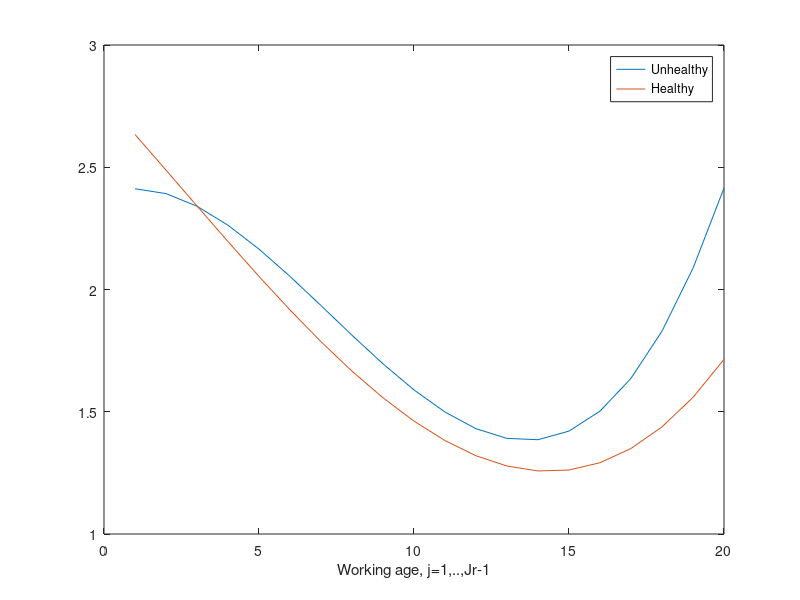

Source code (MATLAB): (Note: this script raises an error after producing the figure.)
%% Life-Cycle Model with health shocks
% TODO: 
% - Survival prob must depend on health state
% - Adjustment cost of effort with shock
% - Tax function and social transfers
clear,clc,close all,format long g
% Laptop
%myf = 'C:\Users\aledi\Documents\GitHub\VFIToolkit-matlab';
% Desktop
myf = 'C:\Users\aledi\OneDrive\Documents\GitHub\VFIToolkit-matlab';
addpath(genpath(myf))
% Add cpu-specific functions
%addpath('cpu')

%% How does VFI Toolkit think about this?
% Ordering of variables: (n,f,aprime,a,h,z)
% 2 Decision variables: n (labor supply) and f (health effort)
% 1 Endogenous state variable:           aprime, a (assets) 
% 1 Semi-exogenous shock:                h (health status)
% 1 Exogenous shock:                     z (labor productivity)
% Age:                                   j
% 4 Permanent types:                    
%   educ  = fixed education
%   beta  = fixed patience
%   theta = fixed productivity
%   eta   = fixed health type

%% Set parameters

% --- Demographics
start_age = 25;
last_age  = 100;
Params.J  = (last_age-start_age+1)/2; % =38, Number of period in life-cycle
Params.agej = 1:1:Params.J; % Is a vector of all the agej: 1,2,3,...,J
Params.Jr   = 21;
work_age    = (1:1:Params.Jr-1)'; % 1,2,..,Jr-1 where Jr-1 = last working age

% --- Grid sizes to use
n_d     = [3,10];   % Decision variables d1,d2: Labor choice (0,PT,FT), health effort
n_a     = 301;      % endogenous state: Asset holdings 
n_semiz = 3;        % Semi-exogenous state: Health status (0=unhealthy,1=healthy,2=dead)
n_z     = 5;        % Exogenous state: labor productivity shock
N_j     = Params.J; % Number of periods in finite horizon

% --- Remaining parameters
Params.r     = 1.04^2-1; % Net interest rate (one period = 2 years)
Params.kappa = 0.872;    % Shifter in utility of consumption (if h=0)
Params.sigma = 2;        % CRRA in utility of consumption
Params.b     = 13.11;    % Utility constant
Params.rho   = 0.975;    % Labor productivity autocorrelation
Params.sigx  = 0.0289;   % Labor productivity standard deviation
Params.omega = 0.359;    % Pension scale
Params.gamma = 1;        % Elasticity of labor supply
Params.psi   = 1.115;    % Elasticity in cost of health effort function
Params.csi0  = 0.00012;  % Adjustment cost effort (not used)
Params.csi1  = 0.145;    % Adjustment cost effort (not used)

% Tax function parameters (HSV or Benabou functional form)
Params.tau_s = 0.321;    % Level parameter (roughly, average tax rate)
Params.tau_p = 0.128;    % Progressivity parameter

% Discount factor
mu_beta          = 0.943;
delta_beta       = 0.0284;
Params.beta_low  = mu_beta-delta_beta;
Params.beta_high = mu_beta+delta_beta;

% Part time and full time hours
Params.n_pt = 0.5;
Params.n_ft = 1.0;
 
% Health technology (probability of being in good health in j+1)
Params.pi0     = -0.905;
Params.lambda1 = 0.693;
Params.delta   = 2.311;
Params.gamma1  = 0.238;
Params.gamma2  = 0.632;

%% Permanent types
% e,            educ:     low, high
% beta,         patience: low, high
% productivity, theta:    low, high
% eta,          health:   low, high
% 4 permanent types, each of them has 2 points --> in total, 2^4=16 types

Names_i = {'e0b0p0h0','e1b0p0h0','e0b1p0h0','e1b1p0h0',...
    'e0b0p1h0','e1b0p1h0','e0b1p1h0','e1b1p1h0',...
    'e0b0p0h1','e1b0p0h1','e0b1p0h1','e1b1p0h1',...
    'e0b0p1h1','e1b0p1h1','e0b1p1h1','e1b1p1h1'};

if numel(Names_i)~=16
    error('Number of PT must be equal to 16')
end

% Disutility of working shifter. It depends on age j and on health status (h=0,1)

% Healthy, h=1 
nu_h1_1  = 2.634;  % Age 1
nu_h1_8  = 1.666;  % Age 8   
nu_h1_13 = 1.278;  % Age 13
nu_h1_20 = 1.714;  % Age 20

Params.nu_h1 = spline([1;8;13;20],[nu_h1_1;nu_h1_8;nu_h1_13;nu_h1_20],work_age);
% Not relevant for age>=Jr, so we set arbitrary value of zero
Params.nu_h1 = [Params.nu_h1;zeros(Params.J-Params.Jr+1,1)];

% Unhealthy, h=0
nu_h0_1  = 2.412; % Age 1
nu_h0_8  = 1.813; % Age 8   
nu_h0_13 = 1.391; % Age 13
nu_h0_20 = 2.415; % Age 20

Params.nu_h0 = spline([1;8;13;20],[nu_h0_1;nu_h0_8;nu_h0_13;nu_h0_20],work_age);
Params.nu_h0 = [Params.nu_h0;zeros(Params.J-Params.Jr+1,1)];

figure
plot(work_age,Params.nu_h0(work_age))
hold on
plot(work_age,Params.nu_h1(work_age))
legend('Unhealthy','Healthy')
xlabel('Working age, j=1,..,Jr-1')
sgtitle('Health-dependent shifter for disutility of work')

Params.nu_e = 0.807; % Work disutility for non-college educated (e=0)

% --- Wage profile
% Non-college (e=0)
Params.zeta0_e0 = 0.899;
Params.zeta1_e0 = 0.0616;
Params.zeta2_e0 = -0.0025;

Params.zeta0_e1 = 1.165;
Params.zeta1_e1 = 0.0874;
Params.zeta2_e1 = -0.0029;

% Wage penalty for unhealthy (h=0)
Params.wp_e0 = 0.178; % non-college 
Params.wp_e1 = 0.145; % college

% Permanent type theta
Params.theta_low  = -0.29;
Params.theta_high = 0.29;
Params.theta_prob = [0.5,0.5];

% Now create age-dependent component of wage, which depends on age j and on educ (e=0,1)
% Note: lambda in the paper includes also the wage penalty if unhealthy
Params.lambda_e0 = Params.zeta0_e0*exp(Params.zeta1_e0*(Params.agej-1)+Params.zeta2_e0*(Params.agej-1).^2);
Params.lambda_e1 = Params.zeta0_e1*exp(Params.zeta1_e1*(Params.agej-1)+Params.zeta2_e1*(Params.agej-1).^2);

figure
plot(1:1:Params.Jr-1,Params.lambda_e0(1:Params.Jr-1))
hold on
plot(1:1:Params.Jr-1,Params.lambda_e1(1:Params.Jr-1))
legend('Non-college','College')
xlabel('Age')
title('Deterministic component of log(wages)')

% --- Health effort parameters

% Disutility of effort (age-dependent) for healthy (h=1) and for e=0 (non-college)
iota_h1_e0_1  = 0.146;
iota_h1_e0_12 = 0.560;    
iota_h1_e0_20 = 1.048;
iota_h1_e0_31 = 1.603;

Params.iota_h1_e0 = spline([1;12;20;31],[iota_h1_e0_1;iota_h1_e0_12;iota_h1_e0_20;iota_h1_e0_31],(1:1:31)');
% Every age-dependent parameter must have J elements. I freeze at last one
Params.iota_h1_e0 = [Params.iota_h1_e0;Params.iota_h1_e0(31)*ones(Params.J-31,1)];

% Disutility of effort (age-dependent) for unhealthy (h=0) and for e=0 (non-college)
iota_h0_e0_1  = 0.628;
iota_h0_e0_12 = 1.366;    
iota_h0_e0_20 = 1.650;
iota_h0_e0_31 = 0.735;

Params.iota_h0_e0 = spline([1;12;20;31],[iota_h0_e0_1;iota_h0_e0_12;iota_h0_e0_20;iota_h0_e0_31],(1:1:31)');
Params.iota_h0_e0 = [Params.iota_h0_e0;Params.iota_h0_e0(31)*ones(Params.J-31,1)];

% Disutility of effort (age-dependent) for healthy (h=1) for e=1 (college)
iota_h1_e1_1  = 0.0913;
iota_h1_e1_12 = 0.302;    
iota_h1_e1_20 = 0.740;
iota_h1_e1_31 = 1.366;

Params.iota_h1_e1 = spline([1;12;20;31],[iota_h1_e1_1;iota_h1_e1_12;iota_h1_e1_20;iota_h1_e1_31],(1:1:31)');
Params.iota_h1_e1 = [Params.iota_h1_e1;Params.iota_h1_e1(31)*ones(Params.J-31,1)];

% Disutility of effort (age-dependent) for unhealthy (h=0) for e=1 (college)
iota_h0_e1_1  = 0.469;
iota_h0_e1_12 = 0.997;    
iota_h0_e1_20 = 1.654;
iota_h0_e1_31 = 1.089;

Params.iota_h0_e1 = spline([1;12;20;31],[iota_h0_e1_1;iota_h0_e1_12;iota_h0_e1_20;iota_h0_e1_31],(1:1:31)');
Params.iota_h0_e1 = [Params.iota_h0_e1;Params.iota_h0_e1(31)*ones(Params.J-31,1)];

figure
subplot(1,2,1)
plot(Params.agej,Params.iota_h0_e0)
hold on
plot(Params.agej,Params.iota_h1_e0)
legend('Unhealthy','Healthy')
xlabel('Age, j')
title('Non-college')
subplot(1,2,2)
plot(Params.agej,Params.iota_h0_e1)
hold on
plot(Params.agej,Params.iota_h1_e1)
legend('Unhealthy','Healthy')
xlabel('Age, j=1,..,J')
title('College')
sgtitle('Effort disutility shifter, \iota')

% --- Survival probabilities: depend on age j, on fixed education type
%     e=0,1 and on health state h=0,1
sj_e1 = importdata("surv_CL.txt"); % e=1 (college), col1 is h=1, col2 is h=0
sj_e0 = importdata("surv_HS.txt"); % e=0 (non-college), col1 is h=1, col2 is h=0 

Params.sj_h0_e0 = sj_e0(:,2); % unhealthy, non-college
Params.sj_h1_e0 = sj_e0(:,1); % healthy, non-college
Params.sj_h0_e1 = sj_e0(:,2); % unhealthy, college
Params.sj_h1_e1 = sj_e0(:,1); % healthy, college

figure
subplot(1,2,1)
plot(Params.agej,Params.sj_h0_e0)
hold on
plot(Params.agej,Params.sj_h1_e0,'--')
legend('Unhealthy','Healthy','Location','southwest')
xlabel('Age, j')
title('Non-college')

subplot(1,2,2)
plot(Params.agej,Params.sj_h0_e1)
hold on
plot(Params.agej,Params.sj_h1_e1,'--')
legend('Unhealthy','Healthy','Location','southwest')
xlabel('Age, j')
title('College')
sgtitle('Conditional survival probabilities')

%% Set grids

% --- Assets grid
a_min  = 0;
a_max  = 30;
a_grid = a_min+(a_max-a_min)*(linspace(0,1,n_a).^3)';

% --- Labor supply and health effort grids (d variables)
d1_grid = [0,Params.n_pt,Params.n_ft]'; % Labor supply
f_min   = 0; % Minimal possible health effort
f_max   = 1; % Maximum possible health effort
d2_grid = linspace(f_min,f_max,n_d(2))'; % Health effort
d_grid  = [d1_grid;d2_grid];

% --- Health status, semi-exogenous shock
semiz_grid = [0,1,2]'; % 0=unhealthy, 1=healthy, 2=dead

% --- Markov shock z to labor productivity
[z_grid,pi_z]=discretizeAR1_Rouwenhorst(0.0,Params.rho,Params.sigx,n_z);

% Labor earnings in last period before retirement. It is the same for
% everyone and depends only on education fixed type. Used to determine
% pension benefits
z_med = z_grid(floor((n_z+1)/2));
% e0 = non-college
Params.y_pen_e0 = Params.n_ft*Params.theta_prob(1)*exp(Params.lambda_e0(Params.Jr-1)+Params.theta_low+z_med)+...
    Params.theta_prob(2)*exp(Params.lambda_e0(Params.Jr-1)+Params.theta_high+z_med);
% e1s = college
Params.y_pen_e1 = Params.n_ft*Params.theta_prob(1)*exp(Params.lambda_e1(Params.Jr-1)+Params.theta_low+z_med)+...
    Params.theta_prob(2)*exp(Params.lambda_e1(Params.Jr-1)+Params.theta_high+z_med);
% Apply replacement rate omega
Params.y_pen_e0 = Params.omega*Params.y_pen_e0;
Params.y_pen_e1 = Params.omega*Params.y_pen_e1;

%% Set all parameters that depend on permanent type
% e=0,1 education
% b=0,1 patience
% p=0,1 fixed productivity (theta) 
% h=0,1 fixed health type (eta)
% Names_i = {'e0b0p0h0','e1b0p0h0','e0b1p0h0','e1b1p0h0',...
%     'e0b0p1h0','e1b0p1h0','e0b1p1h0','e1b1p1h0',...
%     'e0b0p0h1','e1b0p0h1','e0b1p0h1','e1b1p0h1',...
%     'e0b0p1h1','e1b0p1h1','e0b1p1h1','e1b1p1h1'};

% Cost of health effort, iota, depends on health state h=0,1 
% on fixed educ type e=0,1 and on age j 
% -- here for h=0 (unhealthy)
Params.iota_h0.e0b0p0h0 = Params.iota_h0_e0; % dim: (N_j,1)
Params.iota_h0.e1b0p0h0 = Params.iota_h0_e1;
Params.iota_h0.e0b1p0h0 = Params.iota_h0_e0;
Params.iota_h0.e1b1p0h0 = Params.iota_h0_e1;
Params.iota_h0.e0b0p1h0 = Params.iota_h0_e0;
Params.iota_h0.e1b0p1h0 = Params.iota_h0_e1;
Params.iota_h0.e0b1p1h0 = Params.iota_h0_e0;
Params.iota_h0.e1b1p1h0 = Params.iota_h0_e1;
Params.iota_h0.e0b0p0h1 = Params.iota_h0_e0;
Params.iota_h0.e1b0p0h1 = Params.iota_h0_e1;
Params.iota_h0.e0b1p0h1 = Params.iota_h0_e0;
Params.iota_h0.e1b1p0h1 = Params.iota_h0_e1;
Params.iota_h0.e0b0p1h1 = Params.iota_h0_e0;
Params.iota_h0.e1b0p1h1 = Params.iota_h0_e1;
Params.iota_h0.e0b1p1h1 = Params.iota_h0_e0;
Params.iota_h0.e1b1p1h1 = Params.iota_h0_e1;
% -- here for h=1 (healthy)
Params.iota_h1.e0b0p0h0 = Params.iota_h1_e0; % dim: (N_j,1)
Params.iota_h1.e1b0p0h0 = Params.iota_h1_e1;
Params.iota_h1.e0b1p0h0 = Params.iota_h1_e0;
Params.iota_h1.e1b1p0h0 = Params.iota_h1_e1;
Params.iota_h1.e0b0p1h0 = Params.iota_h1_e0;
Params.iota_h1.e1b0p1h0 = Params.iota_h1_e1;
Params.iota_h1.e0b1p1h0 = Params.iota_h1_e0;
Params.iota_h1.e1b1p1h0 = Params.iota_h1_e1;
Params.iota_h1.e0b0p0h1 = Params.iota_h1_e0;
Params.iota_h1.e1b0p0h1 = Params.iota_h1_e1;
Params.iota_h1.e0b1p0h1 = Params.iota_h1_e0;
Params.iota_h1.e1b1p0h1 = Params.iota_h1_e1;
Params.iota_h1.e0b0p1h1 = Params.iota_h1_e0;
Params.iota_h1.e1b0p1h1 = Params.iota_h1_e1;
Params.iota_h1.e0b1p1h1 = Params.iota_h1_e0;
Params.iota_h1.e1b1p1h1 = Params.iota_h1_e1;

% Deterministic component of wage, depends on fixed educ type e=0 and e=1
% and on age j
Params.lambda.e0b0p0h0 = Params.lambda_e0; % dim: (N_j,1)
Params.lambda.e1b0p0h0 = Params.lambda_e1;
Params.lambda.e0b1p0h0 = Params.lambda_e0;
Params.lambda.e1b1p0h0 = Params.lambda_e1;
Params.lambda.e0b0p1h0 = Params.lambda_e0;
Params.lambda.e1b0p1h0 = Params.lambda_e1;
Params.lambda.e0b1p1h0 = Params.lambda_e0;
Params.lambda.e1b1p1h0 = Params.lambda_e1;
Params.lambda.e0b0p0h1 = Params.lambda_e0;
Params.lambda.e1b0p0h1 = Params.lambda_e1;
Params.lambda.e0b1p0h1 = Params.lambda_e0;
Params.lambda.e1b1p0h1 = Params.lambda_e1;
Params.lambda.e0b0p1h1 = Params.lambda_e0;
Params.lambda.e1b0p1h1 = Params.lambda_e1;
Params.lambda.e0b1p1h1 = Params.lambda_e0;
Params.lambda.e1b1p1h1 = Params.lambda_e1;

% Permanent productivity type (theta), depends on p=0,1
Params.theta.e0b0p0h0 = Params.theta_low; % dim: scalar
Params.theta.e1b0p0h0 = Params.theta_low;
Params.theta.e0b1p0h0 = Params.theta_low;
Params.theta.e1b1p0h0 = Params.theta_low;
Params.theta.e0b0p1h0 = Params.theta_high;
Params.theta.e1b0p1h0 = Params.theta_high;
Params.theta.e0b1p1h0 = Params.theta_high;
Params.theta.e1b1p1h0 = Params.theta_high;
Params.theta.e0b0p0h1 = Params.theta_low;
Params.theta.e1b0p0h1 = Params.theta_low;
Params.theta.e0b1p0h1 = Params.theta_low;
Params.theta.e1b1p0h1 = Params.theta_low;
Params.theta.e0b0p1h1 = Params.theta_high;
Params.theta.e1b0p1h1 = Params.theta_high;
Params.theta.e0b1p1h1 = Params.theta_high;
Params.theta.e1b1p1h1 = Params.theta_high;

% Survival probability, depends on health state h=0,1 (not on fixed health type eta!) 
% on fixed educ type e=0,1 and on age j
% --- Here h0 (unhealthy)
Params.sj_h0.e0b0p0h0 = Params.sj_h0_e0; % dim: (N_j,1)
Params.sj_h0.e1b0p0h0 = Params.sj_h0_e1;
Params.sj_h0.e0b1p0h0 = Params.sj_h0_e0;
Params.sj_h0.e1b1p0h0 = Params.sj_h0_e1;
Params.sj_h0.e0b0p1h0 = Params.sj_h0_e0;
Params.sj_h0.e1b0p1h0 = Params.sj_h0_e1;
Params.sj_h0.e0b1p1h0 = Params.sj_h0_e0;
Params.sj_h0.e1b1p1h0 = Params.sj_h0_e1;
Params.sj_h0.e0b0p0h1 = Params.sj_h0_e0;
Params.sj_h0.e1b0p0h1 = Params.sj_h0_e1;
Params.sj_h0.e0b1p0h1 = Params.sj_h0_e0;
Params.sj_h0.e1b1p0h1 = Params.sj_h0_e1;
Params.sj_h0.e0b0p1h1 = Params.sj_h0_e0;
Params.sj_h0.e1b0p1h1 = Params.sj_h0_e1;
Params.sj_h0.e0b1p1h1 = Params.sj_h0_e0;
Params.sj_h0.e1b1p1h1 = Params.sj_h0_e1;

% --- Here h1 (healthy)
Params.sj_h1.e0b0p0h0 = Params.sj_h1_e0; % dim: (N_j,1)
Params.sj_h1.e1b0p0h0 = Params.sj_h1_e1;
Params.sj_h1.e0b1p0h0 = Params.sj_h1_e0;
Params.sj_h1.e1b1p0h0 = Params.sj_h1_e1;
Params.sj_h1.e0b0p1h0 = Params.sj_h1_e0;
Params.sj_h1.e1b0p1h0 = Params.sj_h1_e1;
Params.sj_h1.e0b1p1h0 = Params.sj_h1_e0;
Params.sj_h1.e1b1p1h0 = Params.sj_h1_e1;
Params.sj_h1.e0b0p0h1 = Params.sj_h1_e0;
Params.sj_h1.e1b0p0h1 = Params.sj_h1_e1;
Params.sj_h1.e0b1p0h1 = Params.sj_h1_e0;
Params.sj_h1.e1b1p0h1 = Params.sj_h1_e1;
Params.sj_h1.e0b0p1h1 = Params.sj_h1_e0;
Params.sj_h1.e1b0p1h1 = Params.sj_h1_e1;
Params.sj_h1.e0b1p1h1 = Params.sj_h1_e0;
Params.sj_h1.e1b1p1h1 = Params.sj_h1_e1;

% Discount factor, depends on permanent beta type b=0,1
Params.beta.e0b0p0h0 = Params.beta_low;   % dim: scalar
Params.beta.e1b0p0h0 = Params.beta_low;
Params.beta.e0b1p0h0 = Params.beta_high;
Params.beta.e1b1p0h0 = Params.beta_high;
Params.beta.e0b0p1h0 = Params.beta_low;
Params.beta.e1b0p1h0 = Params.beta_low;
Params.beta.e0b1p1h0 = Params.beta_high;
Params.beta.e1b1p1h0 = Params.beta_high;
Params.beta.e0b0p0h1 = Params.beta_low;
Params.beta.e1b0p0h1 = Params.beta_low;
Params.beta.e0b1p0h1 = Params.beta_high;
Params.beta.e1b1p0h1 = Params.beta_high;
Params.beta.e0b0p1h1 = Params.beta_low;
Params.beta.e1b0p1h1 = Params.beta_low;
Params.beta.e0b1p1h1 = Params.beta_high;
Params.beta.e1b1p1h1 = Params.beta_high;

% Pension benefits, depends only on education fixed type e=0,1
% (non-college, college)
Params.y_pen.e0b0p0h0 = Params.y_pen_e0;
Params.y_pen.e1b0p0h0 = Params.y_pen_e1;
Params.y_pen.e0b1p0h0 = Params.y_pen_e0;
Params.y_pen.e1b1p0h0 = Params.y_pen_e1;
Params.y_pen.e0b0p1h0 = Params.y_pen_e0;
Params.y_pen.e1b0p1h0 = Params.y_pen_e1;
Params.y_pen.e0b1p1h0 = Params.y_pen_e0;
Params.y_pen.e1b1p1h0 = Params.y_pen_e1;
Params.y_pen.e0b0p0h1 = Params.y_pen_e0;
Params.y_pen.e1b0p0h1 = Params.y_pen_e1;
Params.y_pen.e0b1p0h1 = Params.y_pen_e0;
Params.y_pen.e1b1p0h1 = Params.y_pen_e1;
Params.y_pen.e0b0p1h1 = Params.y_pen_e0;
Params.y_pen.e1b0p1h1 = Params.y_pen_e1;
Params.y_pen.e0b1p1h1 = Params.y_pen_e0;
Params.y_pen.e1b1p1h1 = Params.y_pen_e1;

% Fixed education type e=0,1
Params.educ.e0b0p0h0 = 0;
Params.educ.e1b0p0h0 = 1;
Params.educ.e0b1p0h0 = 0;
Params.educ.e1b1p0h0 = 1;
Params.educ.e0b0p1h0 = 0;
Params.educ.e1b0p1h0 = 1;
Params.educ.e0b1p1h0 = 0;
Params.educ.e1b1p1h0 = 1;
Params.educ.e0b0p0h1 = 0;
Params.educ.e1b0p0h1 = 1;
Params.educ.e0b1p0h1 = 0;
Params.educ.e1b1p0h1 = 1;
Params.educ.e0b0p1h1 = 0;
Params.educ.e1b0p1h1 = 1;
Params.educ.e0b1p1h1 = 0;
Params.educ.e1b1p1h1 = 1;

% Fixed health type eta=0,1 (unhealthy, healthy)
Params.eta.e0b0p0h0 = 0;
Params.eta.e1b0p0h0 = 0;
Params.eta.e0b1p0h0 = 0;
Params.eta.e1b1p0h0 = 0;
Params.eta.e0b0p1h0 = 0;
Params.eta.e1b0p1h0 = 0;
Params.eta.e0b1p1h0 = 0;
Params.eta.e1b1p1h0 = 0;
Params.eta.e0b0p0h1 = 1;
Params.eta.e1b0p0h1 = 1;
Params.eta.e0b1p0h1 = 1;
Params.eta.e1b1p0h1 = 1;
Params.eta.e0b0p1h1 = 1;
Params.eta.e1b0p1h1 = 1;
Params.eta.e0b1p1h1 = 1;
Params.eta.e1b1p1h1 = 1;

% Wage penalty wp. Depends on education e=0,1 (non-college, college)
Params.wp.e0b0p0h0 = Params.wp_e0;  % dim: scalar
Params.wp.e1b0p0h0 = Params.wp_e1;
Params.wp.e0b1p0h0 = Params.wp_e0;
Params.wp.e1b1p0h0 = Params.wp_e1;
Params.wp.e0b0p1h0 = Params.wp_e0;
Params.wp.e1b0p1h0 = Params.wp_e1;
Params.wp.e0b1p1h0 = Params.wp_e0;
Params.wp.e1b1p1h0 = Params.wp_e1;
Params.wp.e0b0p0h1 = Params.wp_e0;
Params.wp.e1b0p0h1 = Params.wp_e1;
Params.wp.e0b1p0h1 = Params.wp_e0;
Params.wp.e1b1p0h1 = Params.wp_e1;
Params.wp.e0b0p1h1 = Params.wp_e0;
Params.wp.e1b0p1h1 = Params.wp_e1;
Params.wp.e0b1p1h1 = Params.wp_e0;
Params.wp.e1b1p1h1 = Params.wp_e1;


%% Now, create the return function 
DiscountFactorParamNames={'beta'};

ReturnFn=@(n,f,aprime,a,h,z,agej,Jr,lambda,wp,theta,y_pen,r,kappa,nu_h0,nu_h1,iota_h0,iota_h1,gamma,psi,sigma,nu_e,b,educ) ...
    MahlerYum2024_ReturnFn(n,f,aprime,a,h,z,agej,Jr,lambda,wp,theta,y_pen,r,kappa,nu_h0,nu_h1,iota_h0,iota_h1,gamma,psi,sigma,nu_e,b,educ);

%% Set options for the toolkit
vfoptions.verbose    = 1; % Just so we can see feedback on progress

vfoptions.n_semiz    = n_semiz;
vfoptions.semiz_grid = semiz_grid;
% Define the transition probabilities of the semi-exogenous states
vfoptions.SemiExoStateFn=@(h,hprime,f,sj_h0,sj_h1,educ,eta,pi0,lambda1,delta,gamma1,gamma2) MahlerYum2024_SemiExoStateFn(h,hprime,f,sj_h0,sj_h1,educ,eta,pi0,lambda1,delta,gamma1,gamma2);
% It is hardcoded that only the 'last' decision variable can influence the transition probabilities of the semi-exogenous states
% The semi-exogenous states must be included in the return fn, fns to evaluate, etc. The ordering must be that semi-exogenous states come after this period endogenous state(s) and before any markov exogenous states, so (...,a,semiz,z,...)

% We also need to tell simoptions about the semi-exogenous states
simoptions.n_semiz        = vfoptions.n_semiz;
simoptions.semiz_grid     = vfoptions.semiz_grid;
simoptions.SemiExoStateFn = vfoptions.SemiExoStateFn;
simoptions.d_grid         = d_grid;

%% Value function iteration
disp('Test ValueFnIter')
tic;
[V, Policy]=ValueFnIter_Case1_FHorz_PType(n_d,n_a,n_z,N_j,Names_i,d_grid,a_grid,z_grid,pi_z,ReturnFn,Params,DiscountFactorParamNames,vfoptions);
toc

size(V.e0b0p0h0)
disp([n_a,n_semiz,n_z,N_j])

size(Policy.e0b0p0h0)
% which is the same as
disp([length(n_d)+length(n_a),n_a,n_semiz,n_z,N_j])

% d1=labor, d2=health effort, a'
pol_aprime_ind = squeeze(Policy.e1b1p1h1(3,:,:,:,:));
pol_aprime = a_grid(pol_aprime_ind);
max_aprime = max(pol_aprime,[],'all');

figure
plot(a_grid,pol_aprime(:,:,1,1))

save temp.mat 

%% Initial distribution of agents at birth (j=1)

% We have to define how agents are at age j=1. We will give them all zero assets.
% State space: a,semiz,z,age,PT, where PT=educ,beta,theta,eta

% Distribution of permanent types (2^4 = 16 types in total)
PTypeDistParamNames={'PTypeDist'};

% Order of PTypes: eta,theta,beta,educ, i.e. eta varies first, etc.
PTypeDist_MY = [0.062, 0.133, 0.070, 0.101, 0.061, 0.099, 0.063, 0.102,...
    0.034, 0.033, 0.024, 0.045, 0.029, 0.047, 0.025, 0.072]';
PTypeDist = zeros(numel(PTypeDist_MY),1);

ind=1;
for eta_c=1:2
for theta_c=1:2
for beta_c=1:2
for e_c=1:2
    ind_MY = sub2ind([2,2,2,2],eta_c,theta_c,beta_c,e_c);
    PTypeDist(ind) = PTypeDist_MY(ind_MY);
    ind = ind+1;
end
end
end
end

Params.PTypeDist = PTypeDist;
jequaloneDist=zeros([n_a,n_semiz,n_z],'gpuArray'); 

% All agents start with zero assets, health status from data, and median productivity shock 
% At j=1, we asssume 10% unhealthy, 90% healthy and 0% dead
jequaloneDist(1,:,floor((n_z+1)/2)) = [0.1,0.9,0];

AgeWeightsParamNames={'ageweights'};
Params.ageweights=ones(N_j,1)/N_j;

StatDist=StationaryDist_Case1_FHorz_PType(jequaloneDist,AgeWeightsParamNames,PTypeDistParamNames,Policy,n_d,n_a,n_z,N_j,Names_i,pi_z,Params,simoptions);

%% FnsToEvaluate
% n,f: Two decision variables d1 and d2
% aprime and a: Endogenous state (tomorrow and today)
% h: Semi-exogenous shock
% z: productivity shock
FnsToEvaluate.assets=@(n,f,aprime,a,h,z) a; % a is the current asset holdings

%--- Conditional restrictions. Must return either 0 or 1
condres.alive = @(n,f,aprime,a,h,z) (h==0 || h==1);
condres.dead  = @(n,f,aprime,a,h,z) (h==2);
% Add additional field to simoptions
simoptions.conditionalrestrictions = condres;

%% Calculate the life-cycle profiles

AgeStats=LifeCycleProfiles_FHorz_Case1_PType(StatDist,Policy,FnsToEvaluate,Params,n_d,n_a,n_z,N_j,Names_i,d_grid,a_grid,z_grid,simoptions);
% By default, this includes both the 'grouped' statistics, like
% AgeConditionalStats.earnings.Mean
% Which are calculated across all permanent types of agents.
% And also the 'conditional on permanent type' statistics, like 
% AgeConditionalStats.earnings.patient.Mean

figure
plot(1:1:N_j,AgeStats.alive.assets.Mean)

%% If you want to take a look at what the whole 'semi-exogenous transition matrix' looks like (it is created automatically by codes) it will look like
N_i = numel(Names_i);
pi_semiz_J=zeros([n_semiz,n_semiz,n_d(2),N_j]); % Note that endogenous state is the first, then the conditional transition matrix for shocks

for PT_c=1:N_i
for jj=1:N_j
for d2_c=1:n_d(2)
for hprime_c=1:n_semiz
for h_c=1:n_semiz
    % Note: the -1 turn the index into the value
    d2_val = d2_grid(d2_c);
    h_val = semiz_grid(h_c);
    hprime_val = semiz_grid(hprime_c);   %h,hprime,f,sj_h0,sj_h1,educ,eta,pi0,lambda1,delta,gamma1,gamma2
    pi_semiz_J(h_c,hprime_c,d2_c,jj,PT_c)=MahlerYum2024_SemiExoStateFn(h_val,hprime_val,d2_val,Params.sj_h0.(Names_i{PT_c})(jj),Params.sj_h1.(Names_i{PT_c})(jj),Params.educ.(Names_i{PT_c}),Params.eta.(Names_i{PT_c}),Params.pi0,Params.lambda1,Params.delta,Params.gamma1,Params.gamma2);
end
end
end
end
end

% How does pi_semiz(2,1) = prob of getting sick changes with effort
ale = squeeze(pi_semiz_J(2,1,:,20,16));

% Make sure the 'rows' sum to one
for PT_c=1:N_i
for jj=1:N_j
for d2_c=1:n_d(2)
    temp=sum(pi_semiz_J(:,:,d2_c,jj,PT_c),2);
    if any(abs(temp-1)>10^(-14))
        warning('Rows do not sum to one!')
    end
    if ~isequal(pi_semiz_J(3,:,d2_c,jj,PT_c),[0,0,1])
        warning('Prob(h''|h=2) is not correct')
    end
end
end
end